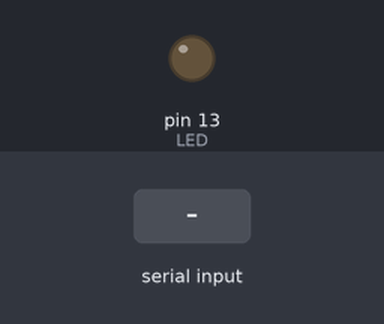
A sketch run on a simulated Arduino Uno, built with avr-gcc and run on an emulated ATmega328P. Parts: output pins drawn as LEDs (lit = HIGH). The inputs (shaded band) are chosen by the test bench. What the sketch prints to the serial monitor is not drawn.

Above: at 7.2 s.
7.3 s: "A\n" received over Serial
At 8.1 s:
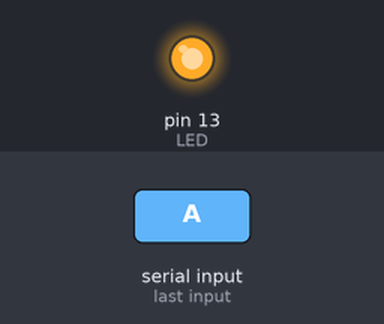
8.8 s: "B\n" received over Serial
At 11.5 s:
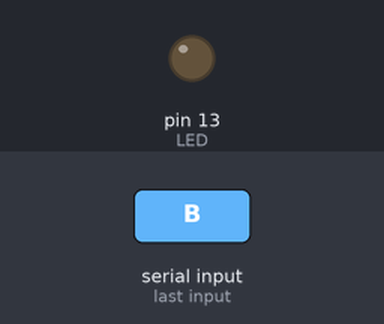
11.8 s: "C\n" received over Serial
At 12.2 s:
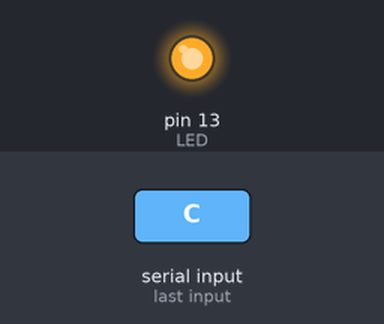
Timing chart, 0 to 15.5 s (numbered marks = the images above; inputs shaded):
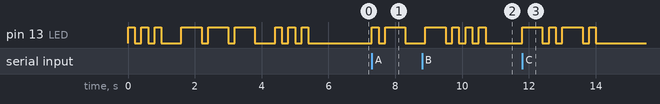

Measured:
- after the input at 7.3 s, pin 13 (LED): LOW → HIGH at once, → LOW 0.20 s later, → HIGH 0.20 s later, → LOW 0.60 s later
- after the input at 8.8 s, pin 13 (LED): LOW → HIGH after 0.10 s, then repeats every 0.40 s: LOW 0.20 s, HIGH 0.20 s, until it stays LOW from 10.7 s
- after the input at 11.8 s, pin 13 (LED): LOW → HIGH at once, → LOW 0.60 s later, → HIGH 0.20 s later, → LOW 0.20 s later, … (8 changes in this stretch)

The sketch:

sketch_nov28e_morse.ino
```cpp
// Translate text received on the serial line to morse code
// Pierre Rossel and MD1 2023
//
// History
// 2023-11-28 Initial version

#define LED 13

String message;

void setup() {
  pinMode(LED, OUTPUT);
  Serial.begin(9600);
  morse("SOS");
}

void loop() {

  // Read text from serial port and send it as morse when
  // we receive a new line
  while (Serial.available()) {
    char c = Serial.read();
    if (c == '\n') { // new line
      morse(message);
      message = "";
    } else {
      message = message + c;
    }
  }
}

// transform a text message to morse and send it to LED pin
void morse(String message) {
  //Serial.print(message);

  for (char c : message) {
    Serial.print(c);

    switch (c) {
      case 'A': sendSymbols(".-"); break;
      case 'B': sendSymbols("-..."); break;
      case 'C': sendSymbols("-.-."); break;
      case 'D': sendSymbols("-.."); break;
      case 'E': sendSymbols("."); break;
      case 'F': sendSymbols("..-."); break;
      case 'G': sendSymbols("--."); break;
      case 'H': sendSymbols("...."); break;
      case 'I': sendSymbols(".."); break;
      case 'J': sendSymbols(".---"); break;
      case 'K': sendSymbols("-.-"); break;
      case 'L': sendSymbols(".-.."); break;
      case 'M': sendSymbols("--"); break;
      case 'N': sendSymbols("-."); break;
      case 'O': sendSymbols("---"); break;
      case 'P': sendSymbols(".--."); break;
      case 'Q': sendSymbols("--.-"); break;
      case 'R': sendSymbols(".-."); break;
      case 'S': sendSymbols("..."); break;
      case 'T': sendSymbols("-"); break;
      case 'U': sendSymbols("..-"); break;
      case 'V': sendSymbols("...-"); break;
      case 'W': sendSymbols(".--"); break;
      case 'X': sendSymbols("-..-"); break;
      case 'Y': sendSymbols("-.--"); break;
      case 'Z': sendSymbols("--.."); break;
      case '0': sendSymbols("-----"); break;
      case '1': sendSymbols(".----"); break;
      case '2': sendSymbols("..---"); break;
      case '3': sendSymbols("...--"); break;
      case '4': sendSymbols("....-"); break;
      case '5': sendSymbols("....."); break;
      case '6': sendSymbols("-...."); break;
      case '7': sendSymbols("--..."); break;
      case '8': sendSymbols("---.."); break;
      case '9': sendSymbols("----."); break;

      case ' ': endOfLetter(); break;
    }

    endOfLetter();
  }

  Serial.println();
}

// Send a string of morse symbols such as -..-
void sendSymbols(String symbols) {
  for (char c : symbols) {
    switch (c) {
      case '.': ti(); break;
      case '-': ta(); break;
    }
  }
}

void ti() {
  // Ti
  Serial.print(".");
  digitalWrite(LED, HIGH);
  delay(200);
  digitalWrite(LED, LOW);
  delay(200);
}

void ta() {
  // Ta
  Serial.print("-");
  digitalWrite(LED, HIGH);
  delay(600);
  digitalWrite(LED, LOW);
  delay(200);
}

// End of letter
void endOfLetter() {
  // End of letter
  Serial.print(" ");
  delay(400);
}
```
